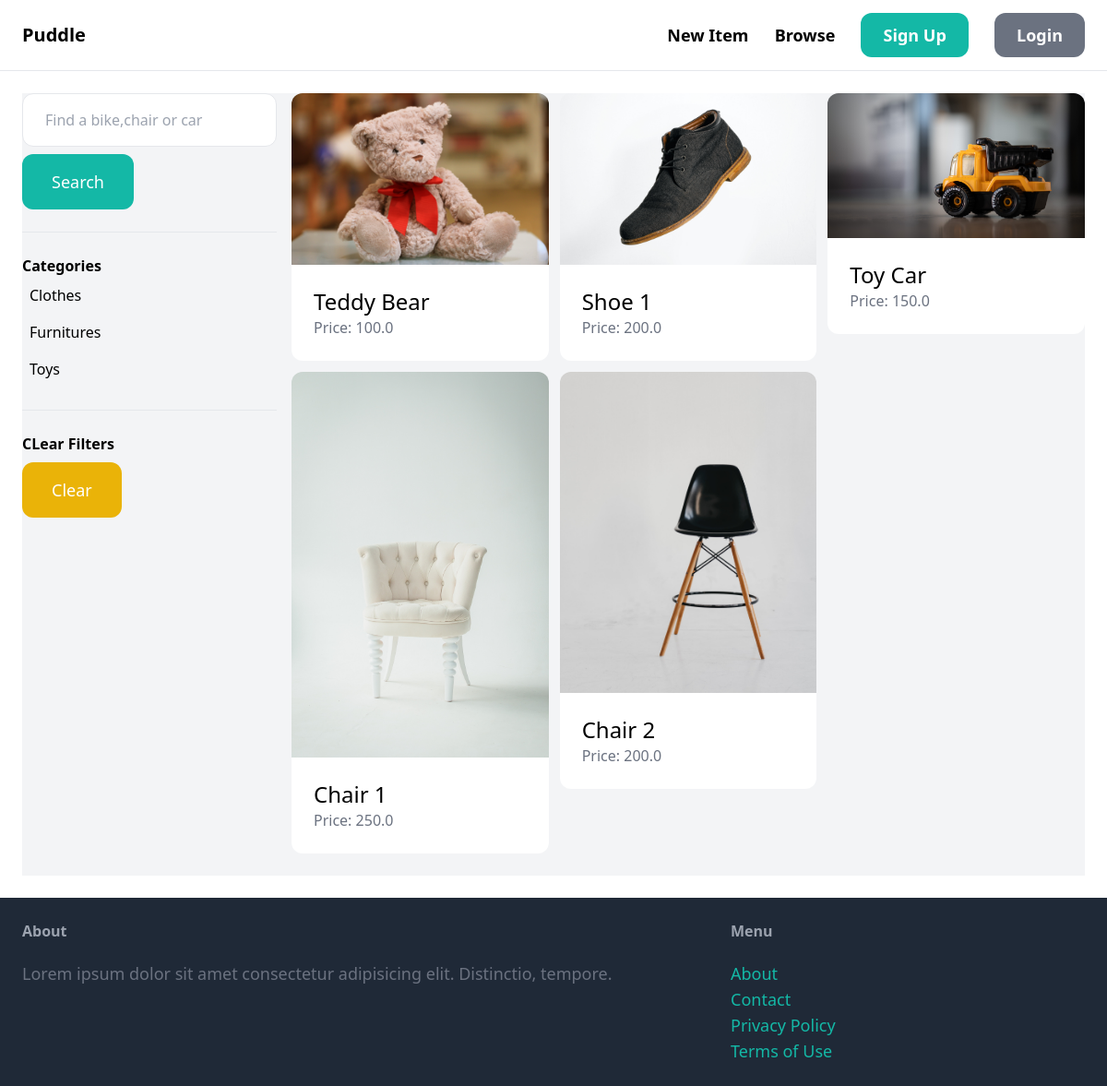
The app's page /items/ with its own data.
### item/models.py (models this page shows, shortened)
class Category(models.Model):
    name = models.CharField(max_length=255)
    class Meta:
        ordering = ('name',) # category in the asc order
        verbose_name_plural = "Categories" # changing original name to this name Category to Categories

class Item(models.Model):
    category = models.ForeignKey(Category, related_name='items',on_delete=models.CASCADE)
    name = models.CharField(max_length=200)
    description = models.TextField(blank=True,null=True)
    price = models.FloatField()
    image = models.ImageField(upload_to='item_images',blank=True,null=True)
    is_sold = models.BooleanField(default=False)
    created_by = models.ForeignKey(User,related_name='items',on_delete=models.CASCADE)
    created_at = models.DateTimeField(auto_now=True)

### item/views.py (the view)
# urls.py: path('', views.items, name='items'),
def items(request):
    query = request.GET.get('query', '')
    category_id = request.GET.get('category',0)
    categories = Category.objects.all()
    items = Item.objects.filter(is_sold=False)
    if category_id:
        items = items.filter(category_id = category_id)
    if query:
         items = items.filter(Q(name__icontains=query) | Q(description__icontains = query))
    return render(request,'item/items.html', {'items':items,'query':query,'categories':categories,'category_id':int(category_id)})

### item/templates/item/items.html (shortened to what this page needs)
{% extends 'core/base.html' %}
{% block content %}
<div class="pb-6 grid grid-cols-4 gap-4 bg-gray-100">
    <div class="col-span-1">
        <form action="{% url 'item:items' %}" method="get">
            <input name="query" type="text" class="w-full py-4 px-6 border rounded-xl" value="{{query}}" placeholder ="Find a bike,chair or car">
            <button class="mt-2 py-4 px-8 text-lg bg-teal-500 text-white rounded-xl">Search</button>
        </form>
        <hr class="my-6">
        <p class="font-semibold">Categories</p>
        <ul>
            {% for category in categories %}
            <li class="py-2 px-2 rounded-xl {% if category.id == category_id %} bg-gray-200{% endif %}">
                <a href="{% url 'item:items' %}?query = {{query}}&category={{category.id}}">{{category.name}}</a>
            </li>
            {% endfor %}
        </ul>
           <hr class="my-6">
           <p class="font-semibold">CLear Filters</p>
            <ul>
                <li>
                    <a href="{% url 'item:items' %}" class="mt-2 py-4 px-8 inline-block bg-yellow-500 text-lg rounded-xl text-white">Clear</a>
                </li>
            </ul>
    </div>
    <div class="col-span-3">
        <div class="grid grid-cols-3 gap-3">
            {% for item in items %}
                <div>
                    <a href="{% url 'item:detail' item.id %}">
                        <div>
                            <img src="{{ item.image.url }}" class="rounded-t-xl">
                        </div>
                        <div class="p-6 bg-white rounded-b-xl">
                            <h2 class="text-2xl">{{ item.name }}</h2>
                            <p class="text-gray-500">Price: {{ item.price }}</p>
                        </div>
                    </a>
                </div>
            {% endfor %}
        </div>
    </div>
</div>
{% endblock %}

### records on screen
Category: name "Clothes"
Category: name "Furnitures"
Category: name "Toys"
Item: image (picture), name "Teddy Bear", price "100.0"
Item: image (picture), name "Shoe 1", price "200.0"
Item: image (picture), name "Toy Car", price "150.0"
Item: image (picture), name "Chair 1", price "250.0"
Item: image (picture), name "Chair 2", price "200.0"
